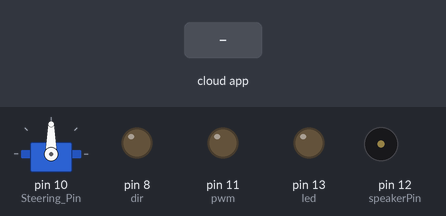
Simulated run of this sketch. Board: Arduino Uno, built with avr-gcc and run on an emulated ATmega328P. Shown: servo, output pins drawn as LEDs (lit = HIGH), buzzer (waves = sounding). The inputs (shaded band) are chosen by the test bench. The ROS host is connected and sends only what is stated.

Above: at 1.2 s.
1.3 s: the phone or cloud app sets control to 0
At 1.8 s:
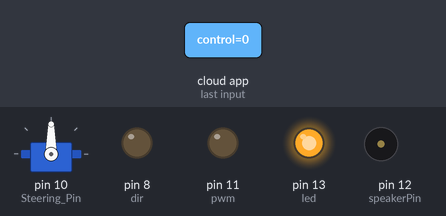
2.8 s: the phone or cloud app sets alarm to 0
At 4.0 s:
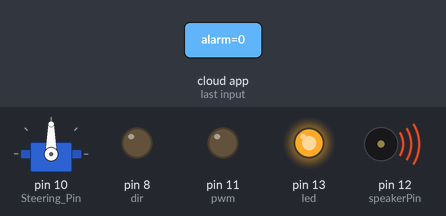
4.3 s: the phone or cloud app sets control to 45
At 5.3 s:
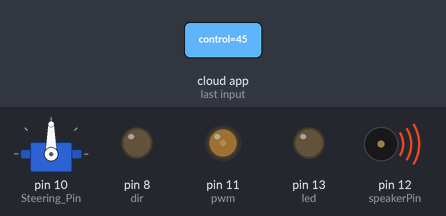
5.8 s: the phone or cloud app sets control to 90
At 6.4 s:
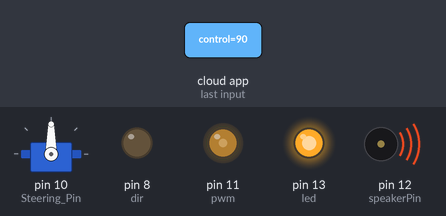
7.3 s: the phone or cloud app sets control to 180
At 7.6 s:
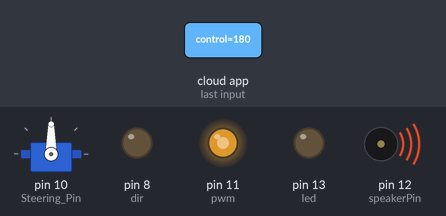
8.8 s: the phone or cloud app sets control to 0
At 9.9 s:
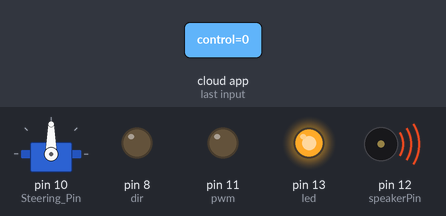
Timing chart, 0 to 11.3 s (numbered marks = the images above; inputs shaded):
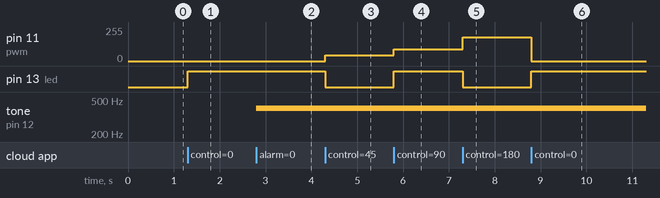

Measured:
- after the input at 1.3 s, pin 13 (led): LOW → HIGH at once
- after the input at 2.8 s, tone on pin 12 (speakerPin): silent → 400 Hz at once
- after the input at 4.3 s, pin 11 (pwm): 0/255 → 45/255 at once; pin 13 (led): HIGH → LOW at once
- after the input at 5.8 s, pin 11 (pwm): 45/255 → 90/255 at once; pin 13 (led): LOW → HIGH at once
- after the input at 7.3 s, pin 11 (pwm): 90/255 → 180/255 at once; pin 13 (led): HIGH → LOW at once
- after the input at 8.8 s, pin 11 (pwm): 180/255 → 0/255 at once; pin 13 (led): LOW → HIGH at once

The sketch:

Sikick_control.ino
```cpp
#if (ARDUINO >= 100)
#include <Arduino.h>
#else
#include <WProgram.h>
#endif

#include <Servo.h>
#include <ros.h>
//#include <std_msgs/UInt16MultiArray.h>
#include <std_msgs/UInt16.h>

ros::NodeHandle  nh;

Servo servo;

int dir = 8;
int pwm =11;
int vel = 0;

int Steering_Pin = 10;

int angle = 90; // Init angle

int speakerPin = 12; //Buzzer

int alaramOff=0;
int alaramOn = 400;

int alaramCam;

void alarm_cb(const std_msgs::UInt16& buz_msg)
{
  /*
  //operation
  alaramOff =buz_msg.data;
  tone(speakerPin,alaramOn);
  */
  alaramCam =buz_msg.data;
  if (alaramCam==392)
  {
    tone(speakerPin,alaramOn);
  }
  else
  {
    tone(speakerPin,alaramOn);
  }

  //tone(speakerPin,buz_msg.data);
  //delay(500);

}

void servo_cb( const std_msgs::UInt16& cmd_msg){
  //vel = cmd_msg.data[0]; //set servo angle, should be from 0-180
  //angle = cmd_msg.data[1];

  vel = cmd_msg.data;
  servo.write(angle);
  digitalWrite(13, HIGH-digitalRead(13));//toggle led
}

ros::Subscriber<std_msgs::UInt16> sub("control", servo_cb);
ros::Subscriber<std_msgs::UInt16> sub2("alarm", alarm_cb);

void setup(){
  pinMode(13, OUTPUT);
  pinMode(dir,OUTPUT);
  pinMode(pwm,OUTPUT);
  pinMode(speakerPin,OUTPUT);

  nh.initNode();
  nh.subscribe(sub);
  nh.subscribe(sub2);
  servo.attach(Steering_Pin); // Pin number
}


void loop(){
  digitalWrite(dir,LOW);
  analogWrite(pwm,vel);

  nh.spinOnce();
  delay(1);
}
```
